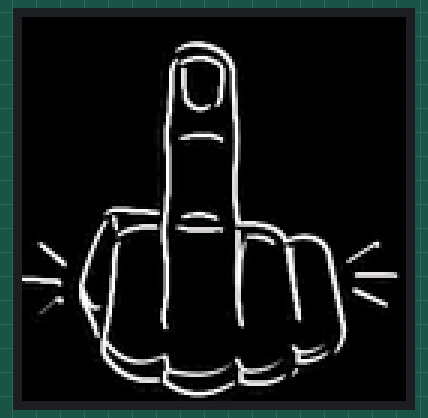
A sketch run on a simulated ESP32. Shown: 128×128 colour display. Random numbers use the default seed unless the sketch sets one; what the sketch prints to the serial monitor is not drawn.

Above: at 17.2 s.

The sketch:

finger.ino
```cpp
// ESP32 + 1.5" RGB OLED (SSD1351, 128x128, SPI).
// Displej je černý; jednou v každém 30s okně se v náhodný okamžik
// na 2 s ukáže reliéfní obrázek přes celý displej. Bitmapa je ve
// finger_relief.h (128x128 RGB565 v PROGMEM, z PNG přes emboss filtr).
#include <Arduino.h>
#include <Adafruit_GFX.h>
#include <Adafruit_SSD1351.h>
#include <SPI.h>
#include "finger_relief.h"

#define SCREEN_WIDTH  128
#define SCREEN_HEIGHT 128

// Piny displeje (SCL=18, SDA=23 jsou hardwarové VSPI piny)
const uint8_t OLED_pin_cs_ss   = 5;
const uint8_t OLED_pin_res_rst = 4;
const uint8_t OLED_pin_dc_rs   = 2;

const uint32_t WINDOW_MS = 30000;  // okno, ve kterém se obrázek ukáže právě jednou
const uint32_t SHOW_MS   = 2000;   // jak dlouho zůstane

Adafruit_SSD1351 oled(
    SCREEN_WIDTH,
    SCREEN_HEIGHT,
    &SPI,
    OLED_pin_cs_ss,
    OLED_pin_dc_rs,
    OLED_pin_res_rst
);

uint32_t windowStart = 0;
uint32_t showAt      = 0;
bool     shown       = false;

void scheduleShow()
{
    windowStart = millis();
    showAt      = windowStart + random(0, WINDOW_MS - SHOW_MS);
    shown       = false;
    Serial.printf("Obrazek za %lu ms\n", (unsigned long)(showAt - windowStart));
}

void showFinger()
{
    Serial.println("Zobrazuji obrazek");
    // Flash je na ESP32 mapovaná do adresního prostoru, takže lze použít
    // rychlou cestu drawRGBBitmap (setAddrWindow + writePixels po řádcích).
    oled.drawRGBBitmap(0, 0, (uint16_t *)fingerRelief, FINGER_W, FINGER_H);
    delay(SHOW_MS);
    oled.fillScreen(0x0000);
}

void setup()
{
    Serial.begin(115200);
    delay(250);

    oled.begin();
    oled.fillScreen(0x0000);

    scheduleShow();
}

void loop()
{
    uint32_t now = millis();

    if (!shown && (int32_t)(now - showAt) >= 0) {
        showFinger();
        shown = true;
        now = millis();
    }

    if (now - windowStart >= WINDOW_MS) {
        scheduleShow();
    }

    delay(10);
}
```

Source omitted: nger_relief.h (data table, 131528 bytes)

Measured:
- what the display in image 0 shows lasts 2.0 s, from 17.1 s to 19.1 s
